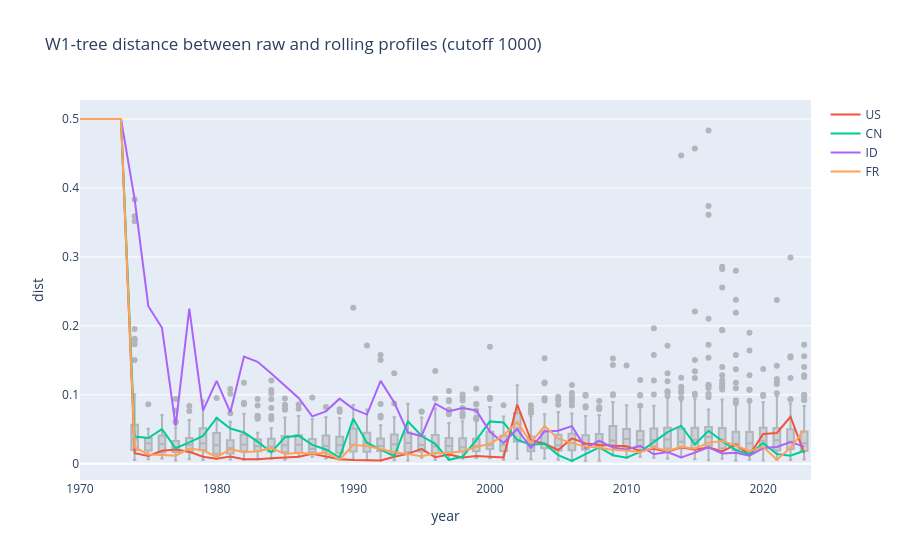

The cell this chart's notebook holds for it:
### Code cell
country_list = ["US", "CN", "ID", "FR"]

cutoff = 1000

df_plot = (
    df_dist_roll_non_roll
    .merge(df_cutoff, left_index=True, right_index=True)
    .reset_index()
    .query("cutoff_roll_"+str(cutoff)+" == 1")
)

fig = px.box(df_plot, x="year", y="dist", hover_data="country", title=f"W1-tree distance between raw and rolling profiles (cutoff {cutoff})")


fig.update_traces(
    marker=dict(color="grey"),
    line=dict(color="grey"),
    opacity=0.5
)
for country in country_list:
    fig.add_scatter(
        x=df_dist_roll_non_roll.xs(country, level=0).index,
        y=df_dist_roll_non_roll.xs(country, level=0).dist,
        mode="lines",
        name=country,
        # line=dict(width=3)
    )
fig.show()
